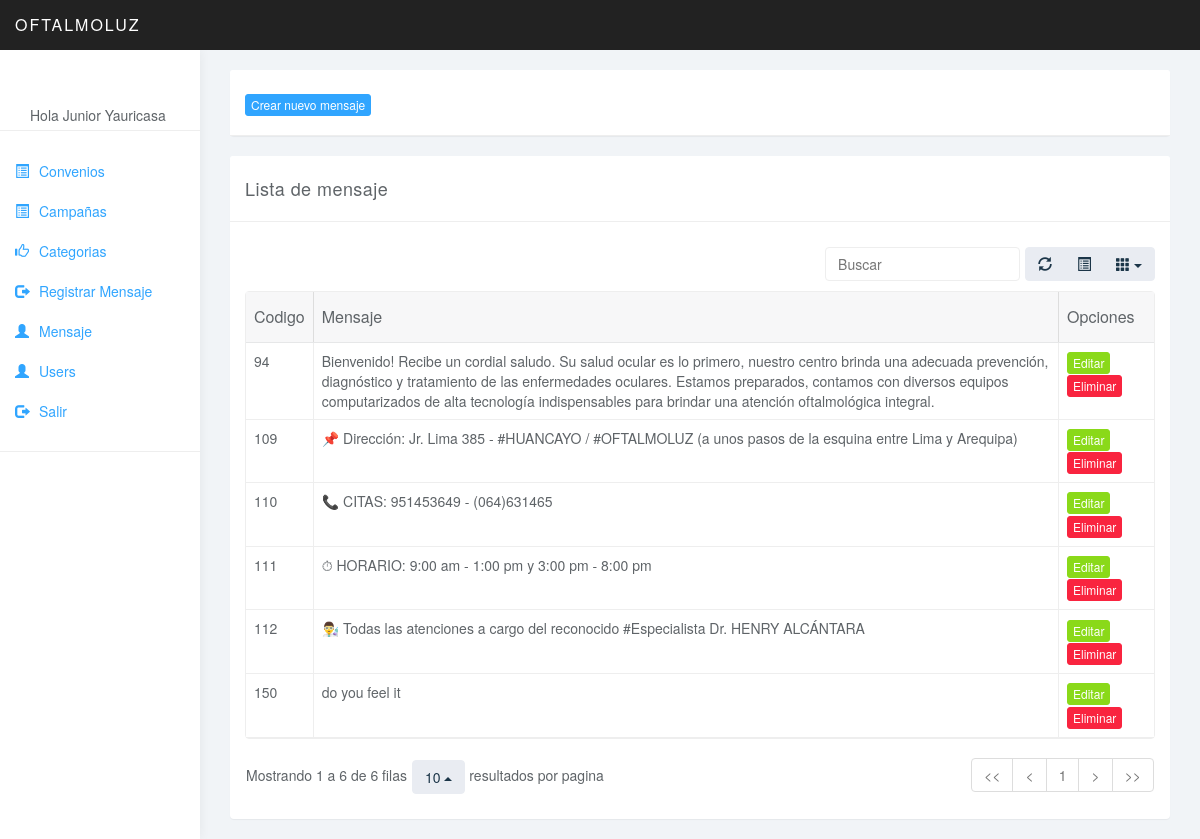
Screenshot of /admin/mensaje.php (signed in) with the database file from the repository.
### tables this page shows
CREATE TABLE `tb_mensaje` (
  `intidmensaje` int(11) NOT NULL,
  `nvchmensaje` varchar(7000) NOT NULL
);

### admin/mensaje.php (the view, shortened to what this page needs)
<!DOCTYPE html>
<html>
<head>
	<link href="css/bootstrap.min.css" rel="stylesheet">
	<link href="css/datepicker3.css" rel="stylesheet">
	<link href="css/bootstrap-table.css" rel="stylesheet">
	<link href="css/styles.css" rel="stylesheet">
</head>
<body style="padding-top: 70px">
		<nav class="navbar navbar-inverse navbar-fixed-top" role="navigation">
			<div class="container-fluid">
				<div class="navbar-header">
					<a class="navbar-brand" href="#">Oftalmoluz</a>
				</div>
			</div>
		</nav>
		<div id="sidebar-collapse" class="col-sm-3 col-lg-2 sidebar">
			<form role="search">
				<div class="form-group center" style="text-align:center">
					<br>
				</div>
				<div class="collapse navbar-collapse" id="navbar1">
					<ul class="nav menu">
						<?php if (isset($_SESSION['usr_id'])) { ?>
						<li>Hola
							<?php echo $_SESSION['usr_name']; ?>
						</li>
						<?php } ?>
					</ul>
				</div>
			</form>
			<?php include("panellateral.php"); ?>
		</div>
		<div class="col-sm-9 col-sm-offset-3 col-lg-10 col-lg-offset-2 main col-md-12">
			<div class="col-md-12">
				<div class="panel panel-default">
					<div class="panel-heading">
						<button type="button" class="btn btn-xs btn-primary" data-toggle="modal" data-target="#exampleModalLong">
						  Crear nuevo mensaje
						</button>
					</div>
				</div>
			</div>
			<div class="col-md-12">
				<div class="panel panel-default">
					<div class="panel-heading">
						Lista de mensaje
					</div>
					<div class="panel-body">
							<table data-toggle="table" data-show-refresh="true" data-show-toggle="true" data-show-columns="true" data-search="true" data-select-item-name="toolbar1" data-pagination="true" data-sort-name="name" data-sort-order="desc">
							    <thead>
								    <tr>
								        <th>Codigo</th>
								        <th style="text-transform: uppercase">Mensaje</th>
								        <th style="text-transform: uppercase">Opciones</th>
								    </tr>
							    </thead>
							    <tbody>
									<?php
										include ('credenciales.php');
										$conn = new mysqli($servername, $username, $password, $dbname);
										$sql = "SELECT * FROM tb_mensaje";
										$result = $conn->query($sql);
										if ($result->num_rows > 0) {
										    while($row = $result->fetch_assoc()) {
										        echo "
											        <tr>
											        	<td>".$row['intidmensaje']."</td>
											        	<td>".$row['nvchmensaje']."</td>
											        	<td>
											        		<a href='mensaje_editar.php?codigo=".$row['intidmensaje']."' class='btn btn-success btn-xs'>Editar</a>
											        		<a href='mensaje_eliminar.php?codigo=".$row['intidmensaje']."' class='btn btn-danger btn-xs'>Eliminar</a>
											        	</td>
											        </tr>
										        ";
										    }
										} else {
										    echo "Sin resultados aun";
										}
									?>
								</tbody>
			                    </table>
					</div>
				</div>
			</div>
		</div>
</body>
</html>

### admin/css/styles.css (style rules this page uses)
body { background: #f1f4f7; padding-top: 50px; color: #5f6468; }
a, a:hover, a:focus { color: #30a5ff; }
.navbar-header .navbar-brand { color: #fff; font-size: 16px; text-transform: uppercase; font-weight: 500; letter-spacing: 2px; }
.btn-primary, .btn-primary:hover, .btn-primary:focus, .btn-primary:active, .btn-primary.active, .open > .dropdown-toggle.btn-primary, .btn-primary.disabled, .btn-primary[disabled], fieldset[disabled] .btn-primary, .btn-primary.disabled:hover, .btn-primary[disabled]:hover, fieldset[disabled] .btn-primary:hover, .btn-primary.disabled:focus, .btn-primary[disabled]:focus, fieldset[disabled] .btn-primary:focus, .btn-primary.disabled:active, .btn-primary[disabled]:active, fieldset[disabled] .btn-primary:active, .btn-primary.disabled.active, .btn-primary[disabled].active, fieldset[disabled] .btn-primary.active { background-color: #30a5ff; border-color: #30a5ff; }
.btn-success, .btn-success:hover, .btn-success:focus, .btn-success:active, .btn-success.active, .open > .dropdown-toggle.btn-success, .btn-success.disabled, .btn-success[disabled], fieldset[disabled] .btn-success, .btn-success.disabled:hover, .btn-success[disabled]:hover, fieldset[disabled] .btn-success:hover, .btn-success.disabled:focus, .btn-success[disabled]:focus, fieldset[disabled] .btn-success:focus, .btn-success.disabled:active, .btn-success[disabled]:active, fieldset[disabled] .btn-success:active, .btn-success.disabled.active, .btn-success[disabled].active, fieldset[disabled] .btn-success.active { background-color: #8ad919; border-color: #8ad919; }
.btn-danger, .btn-danger:hover, .btn-danger:focus, .btn-danger:active, .btn-danger.active, .open > .dropdown-toggle.btn-danger, .btn-danger.disabled, .btn-danger[disabled], fieldset[disabled] .btn-danger, .btn-danger.disabled:hover, .btn-danger[disabled]:hover, fieldset[disabled] .btn-danger:hover, .btn-danger.disabled:focus, .btn-danger[disabled]:focus, fieldset[disabled] .btn-danger:focus, .btn-danger.disabled:active, .btn-danger[disabled]:active, fieldset[disabled] .btn-danger:active, .btn-danger.disabled.active, .btn-danger[disabled].active, fieldset[disabled] .btn-danger.active { background-color: #f9243f; border-color: #f9243f; }
.panel { border: 0; }
.panel-heading { font-size: 18px; font-weight: 300; letter-spacing: 0.025em; height: 66px; line-height: 45px; }
.panel-default .panel-heading { background: #fff; border-bottom: 1px solid #eee; color: #5f6468; }
.navbar { border: 0; }
.sidebar { display: block; background-color: #fff; padding: 0; display: none; }
.sidebar form { padding: 20px 15px 5px 15px; border-bottom: 1px solid #eee; margin-bottom: 20px; }
@media (min-width: 768px) { .sidebar { display: block; position: fixed; top: 50px; bottom: 0; left: 0; z-index: 1000; display: block; margin: 0; padding: 0; overflow-x: hidden; overflow-y: auto; background-color: #fff; box-shadow: 1px 0px 10px rgba(0, 0, 0, .05); } }
@media (min-width: 768px) { .navbar-header { width: 100%; } }
.table { background: #fff; }

### rows the page displays
tb_mensaje: intidmensaje "94", nvchmensaje "Bienvenido! Recibe un cordial saludo. Su salud ocular es lo primero, nuestro centro brinda una adecuada prevención, diagnóstico y tratamiento de las enfermedades oculares. Estamos preparados, contamos con diversos equipos computarizados de alta tecnología indispensables para brindar una atención oftalmológica integral."
tb_mensaje: intidmensaje "109", nvchmensaje "📌 Dirección: Jr. Lima 385 - #HUANCAYO / #OFTALMOLUZ (a unos pasos de la esquina entre Lima y Arequipa)"
tb_mensaje: intidmensaje "110", nvchmensaje "📞 CITAS: 951453649 - (064)631465"
tb_mensaje: intidmensaje "111", nvchmensaje "⏱ HORARIO: 9:00 am - 1:00 pm y 3:00 pm - 8:00 pm"
tb_mensaje: intidmensaje "112", nvchmensaje "👨‍🔬 Todas las atenciones a cargo del reconocido #Especialista Dr. HENRY ALCÁNTARA"
tb_mensaje: intidmensaje "150", nvchmensaje "do you feel it"

### other values shown
$_SESSION['usr_name'] "Junior Yauricasa"
